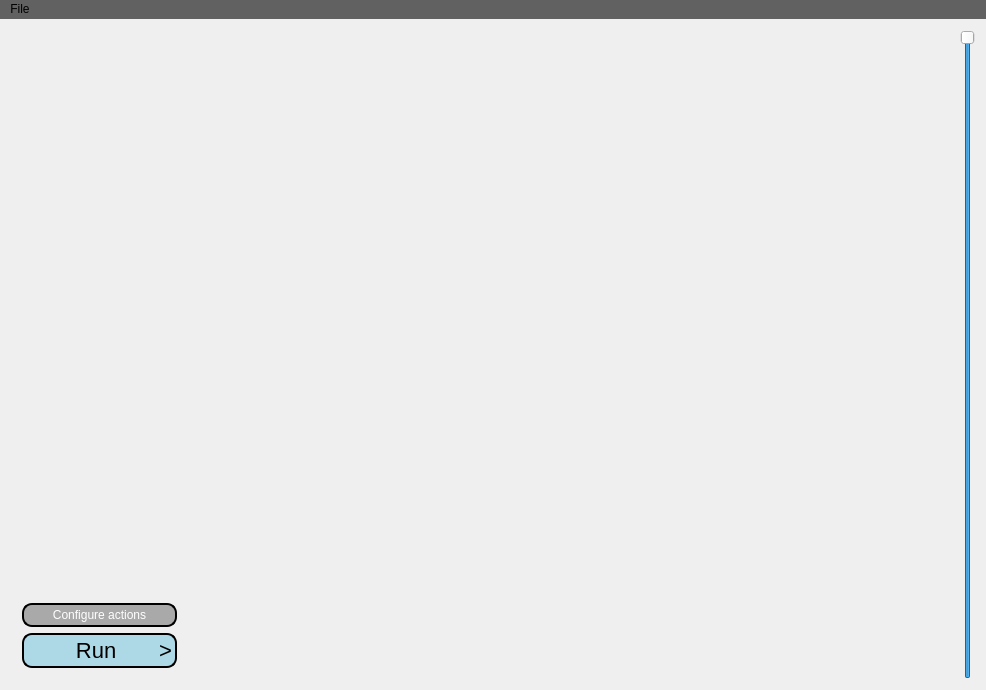
<?xml version="1.0" encoding="UTF-8"?>
<ui version="4.0">
 <class>MainWindow</class>
 <widget class="QMainWindow" name="MainWindow">
  <property name="enabled">
   <bool>true</bool>
  </property>
  <property name="geometry">
   <rect>
    <x>0</x>
    <y>0</y>
    <width>986</width>
    <height>690</height>
   </rect>
  </property>
  <property name="windowTitle">
   <string>Multi-Patient Image Processing (MPIP)</string>
  </property>
  <property name="styleSheet">
   <string notr="true"/>
  </property>
  <widget class="QWidget" name="centralWidget">
   <layout class="QHBoxLayout" name="horizontalLayout">
    <item>
     <widget class="QWidget" name="leftPanel" native="true">
      <property name="maximumSize">
       <size>
        <width>300</width>
        <height>16777215</height>
       </size>
      </property>
      <layout class="QVBoxLayout" name="verticalLayout">
       <item>
        <widget class="QWidget" name="dataViewContainer" native="true"/>
       </item>
       <item>
        <widget class="QPushButton" name="pushButtonConfigure">
         <property name="enabled">
          <bool>true</bool>
         </property>
         <property name="styleSheet">
          <string notr="true">QPushButton { color:white; background-color:darkGray; border-style: solid; border-color: black; border-width: 2px; border-radius: 10px; padding: 3px;}
QPushButton:checked{ background-color: red; border-style: outset; border-style: solid; border-color: black; border-width: 2px; border-radius: 10px;}
QPushButton:hover{ background-color: lightGray;border-style: outset; border-style: solid; border-color: black; border-width: 2px; border-radius: 10px;}
QPushButton:pressed{ background-color: darkGray;border-style: outset; border-style: solid; border-color: black; border-width: 2px; border-radius: 10px;}                 </string>
         </property>
         <property name="text">
          <string>  Configure actions  </string>
         </property>
        </widget>
       </item>
       <item alignment="Qt::AlignLeft">
        <widget class="QPushButton" name="pushButtonRun">
         <property name="styleSheet">
          <string notr="true">QPushButton { font:22px;color:black; background-color:lightblue; border-style: solid; border-color: black; border-width: 2px; border-radius: 10px; padding: 3px;}
QPushButton:checked{ background-color: red; border-style: outset; border-style: solid; border-color: black; border-width: 2px; border-radius: 10px;}
QPushButton:hover{ background-color: lightGray;border-style: outset; border-style: solid; border-color: black; border-width: 2px; border-radius: 10px;}
QPushButton:pressed{ background-color: darkGray;border-style: outset; border-style: solid; border-color: black; border-width: 2px; border-radius: 10px;}                 </string>
         </property>
         <property name="text">
          <string>        Run       &gt;</string>
         </property>
         <property name="checkable">
          <bool>false</bool>
         </property>
        </widget>
       </item>
      </layout>
     </widget>
    </item>
    <item>
     <widget class="QStackedWidget" name="stackedWidget">
      <property name="currentIndex">
       <number>0</number>
      </property>
      <widget class="QWidget" name="page">
       <layout class="QVBoxLayout" name="verticalLayout_2">
        <item>
         <widget class="QWidget" name="viewerContainer" native="true">
          <layout class="QHBoxLayout" name="horizontalLayout_2"/>
         </widget>
        </item>
       </layout>
      </widget>
      <widget class="QWidget" name="view">
       <layout class="QGridLayout" name="gridLayout"/>
      </widget>
     </widget>
    </item>
    <item>
     <widget class="QSlider" name="opacitySlider">
      <property name="cursor">
       <cursorShape>ArrowCursor</cursorShape>
      </property>
      <property name="value">
       <number>99</number>
      </property>
      <property name="orientation">
       <enum>Qt::Vertical</enum>
      </property>
      <property name="invertedAppearance">
       <bool>false</bool>
      </property>
     </widget>
    </item>
   </layout>
  </widget>
  <widget class="QMenuBar" name="menuBar">
   <property name="enabled">
    <bool>true</bool>
   </property>
   <property name="geometry">
    <rect>
     <x>0</x>
     <y>0</y>
     <width>986</width>
     <height>21</height>
    </rect>
   </property>
   <property name="styleSheet">
    <string notr="true">background-color:rgb(97,97,97)</string>
   </property>
   <widget class="QMenu" name="menuFile">
    <property name="styleSheet">
     <string notr="true">background-color:gray</string>
    </property>
    <property name="title">
     <string>File</string>
    </property>
    <addaction name="actionOpen_single_subject"/>
    <addaction name="actionAdd_multiple_subjects"/>
    <addaction name="separator"/>
    <addaction name="actionAdd_image_for_selected_subject"/>
    <addaction name="actionAdd_image_for_new_subject"/>
   </widget>
   <addaction name="menuFile"/>
  </widget>
  <action name="actionOpen_Dicom">
   <property name="text">
    <string>Open Dicom</string>
   </property>
  </action>
  <action name="actionDisplay_Metadata">
   <property name="text">
    <string>Display Metadata</string>
   </property>
  </action>
  <action name="actionOpen_single_subject">
   <property name="text">
    <string>Add single subject</string>
   </property>
  </action>
  <action name="actionAdd_multiple_subjects">
   <property name="text">
    <string>Add multiple subjects</string>
   </property>
  </action>
  <action name="actionAdd_image_for_selected_subject">
   <property name="text">
    <string>Add image for selected subject</string>
   </property>
  </action>
  <action name="actionAdd_image_for_new_subject">
   <property name="text">
    <string>Add image for new subject</string>
   </property>
  </action>
 </widget>
 <layoutdefault spacing="6" margin="11"/>
 <resources/>
 <connections/>
</ui>
